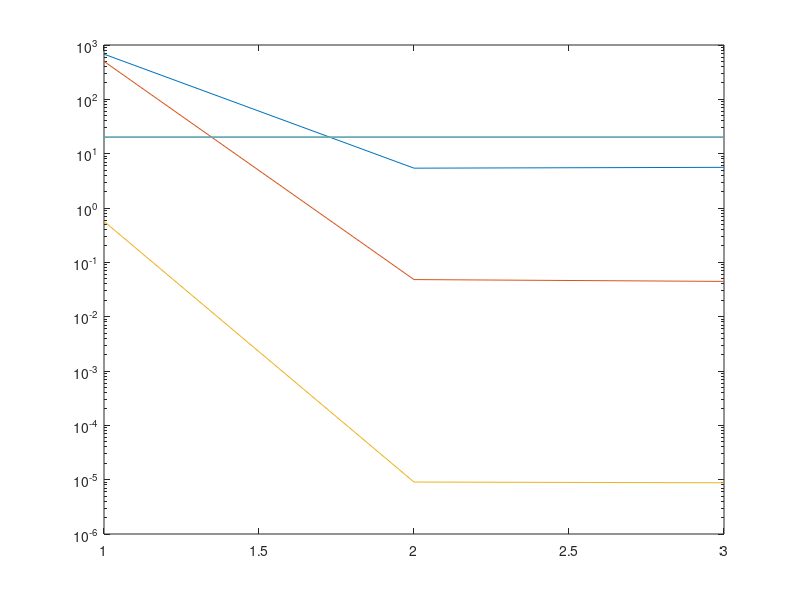

This chart was generated by the following MATLAB code:
ecefXgold = [3.5826 5.60308 20.1141];
ecefYgold = [0.0394826 0.0394826 0.0828195];
ecefZgold = [0.00382241 0.00382241 0.00314704];
velXgold = [0.0169528 0.0199173 5.60308];
velYgold = [0.0394826 0.0394826 0.0828195];
velZgold = [0.00382241 0.00382241 0.00314704];

exp11ecefX = [861.883 , 2431.1 , 678.953 ];
exp11ecefY = [348.814 , 1518.65 , 499.222 ];
exp11ecefZ = [0.123305 , 0.155086 , 0.567656 ];
exp11velX = [8.20331 , 30.782 , 7.32822 ];
exp11velY = [23.4213 , 75.1929 , 20.0333 ];
exp11velZ = [87.7399 , 87.1907 , 245.723 ];

exp12ecefX = [4.3248 , 20.5617 , 5.41018 ];
exp12ecefY = [0.0226056 , 0.39742 , 0.04816 ];
exp12ecefZ = [3.81041e-06 , 3.30294e-05 , 9.04865e-06 ];
exp12velX = [0.0248871 , 0.150687 , 0.0260141 ];
exp12velY = [0.0475246 , 0.908185 , 0.0899591 ];
exp12velZ = [0.00406042 , 0.0228906 , 0.00340827 ];

exp13ecefX = [3.57373 , 20.1609 , 5.60304 ];
exp13ecefY = [0.0234386 , 0.366496 , 0.0445943 ];
exp13ecefZ = [3.55578e-06 , 3.19863e-05 , 8.7636e-06 ];
exp13velX = [0.0184494 , 0.129497 , 0.0222426 ];
exp13velY = [0.0396467 , 0.863711 , 0.084737 ];
exp13velZ = [0.00355928 , 0.0189619 , 0.00306268 ];

ecefXToPlot = [ exp11ecefX(3), exp12ecefX(3), exp13ecefX(3) ];
ecefYToPlot = [ exp11ecefY(3), exp12ecefY(3), exp13ecefY(3) ];
ecefZToPlot = [ exp11ecefZ(3), exp12ecefZ(3), exp13ecefZ(3) ];
ecefXGoldToPlot = [ ecefXgold(3), ecefXgold(3), ecefXgold(3) ];
ecefYGoldToPlot = [ ecefXgold(3), ecefXgold(3), ecefXgold(3) ];
ecefZGoldToPlot = [ ecefXgold(3), ecefXgold(3), ecefXgold(3) ];

semilogy(ecefXToPlot);
hold on;
semilogy(ecefYToPlot);
semilogy(ecefZToPlot);
semilogy(ecefXGoldToPlot);
semilogy(ecefYGoldToPlot);
semilogy(ecefZGoldToPlot);

velXToPlot = [ exp11ecefX(3), exp12ecefX(3), exp13ecefX(3) ];
velYToPlot = [ exp11ecefX(3), exp12ecefX(3), exp13ecefX(3) ];
velZToPlot = [ exp11ecefX(3), exp12ecefX(3), exp13ecefX(3) ];